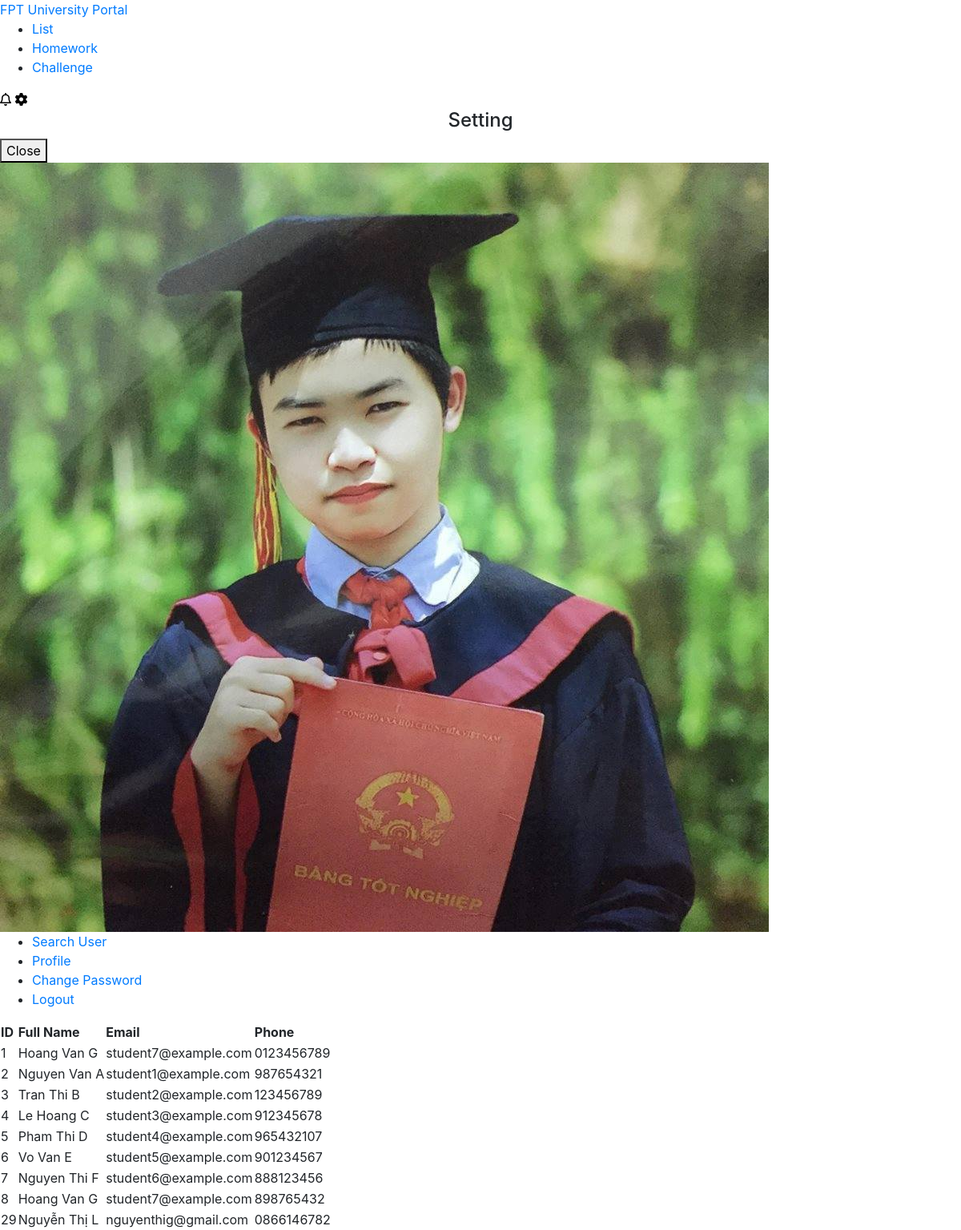
/controller/list.php (signed in), run on the app's committed database.
### tables this page shows
CREATE TABLE `student_info` (
  `id` int(11) NOT NULL primary key,
  `username` varchar(20) NOT NULL,
  `password` varchar(100) NOT NULL,
  `name` varchar(50) NOT NULL,
  `email` varchar(30) NOT NULL,
  `phoneNumber` varchar(20) DEFAULT NULL,
  `imgProfile` varchar(100) DEFAULT NULL
);

### dal/DAO.php (called while the page is built, shortened)
<?php
include("../model/Student.php");
function getAll()
{
    include("connectDB.php");
    $sql = "SELECT * FROM student_info";
    $result = $conn->query($sql);
    $students = array();
    if ($result->num_rows > 0) {
        while ($row = $result->fetch_assoc()) {
            $student = new Student($row["id"], $row["username"], $row["password"], $row["name"], $row["email"], $row["phoneNumber"], $row["imgProfile"], "student");
            array_push($students, $student);
        }
    }
    return $students;
}
?>

### model/Student.php (called while the page is built, shortened)
<?php
    class Student{
        function __construct($id, $username, $password, $fullName, $email, $phoneNumber, $imgProfile, $type){
            $this->id = $id;
            $this->fullName = $fullName;
            $this->email = $email;
            $this->phoneNumber = $phoneNumber;
        }
    }
?>

### controller/list.php (the view, shortened to what this page needs)
<?php
include("../dal/DAO.php");
?>
<!DOCTYPE html>
<html lang="en">
<head>
    <link rel="stylesheet" href="../../font-end/css/style.css">
    <link rel="stylesheet" href="../../font-end/css/header.css">
    <link rel="stylesheet" href="../../font-end/css/search.css">
    <link rel="stylesheet" href="https://cdnjs.cloudflare.com/ajax/libs/font-awesome/6.4.0/css/all.min.css" />
    <link rel="stylesheet" href="https://cdnjs.cloudflare.com/ajax/libs/font-awesome/6.4.0/css/fontawesome.min.css" />
    <link rel="stylesheet" href="https://cdn.jsdelivr.net/npm/bootstrap@4.3.1/dist/css/bootstrap.min.css">
    <link rel="stylesheet" href="https://cdn.jsdelivr.net/npm/bootstrap@4.6.2/dist/css/bootstrap.min.css">
</head>
<body>
    <?php include('header.php') ?>
    <?php
    $students = getAll();
    if ($students !== null) {
        echo "<table>
                <tr>
                    <th>ID</th>
                    <th>Full Name</th>
                    <th>Email</th>
                    <th>Phone</th>";
        echo "</tr>";
        foreach ($students as $student) {
            echo "<tr>
                    <td>{$student->id}</td>
                    <td>{$student->fullName}</td>
                    <td>{$student->email}</td>
                    <td>{$student->phoneNumber}</td>";
            echo "</tr>";
        }
        echo "</table>";
    }
    ?>
</body>
</html>

### controller/header.php (shortened to what this page needs)
<header>
    <nav class="nav-bar">
        <div class="logo">
            <a class="home" href="studentWebsite.php">FPT University Portal</a>
        </div>
        <ul class="nav-links">
            <li><a href="list.php">List</a></li>
            <li><a href="homework.php">Homework</a></li>
            <li><a href="challenge.php">Challenge</a></li>
        </ul>
        <div class="nav-icons">
            <i class="fa-regular fa-bell" style="color: #000000;"></i>
            <i onclick="open_modal()" class="fa-solid fa-gear" style="color:#000000"></i>
        </div>
        <div class="overlay">
            <div class="overlay-model">
                <h4 class="title" style="text-align: center;">Setting</h4>
                <button onclick="close_modal()">
                    Close
                </button>
            </div>
        </div>
        <?php
        if (isset($_SESSION['account'])) {
            echo '<div class="profile-icon">
                <img src="../image/' . $_SESSION['account']->imgProfile . '" alt="Profile Image">
                <div class="dropdown">
                    <ul>
                    <li><a href="search.php">Search User</a></li>
                    <li><a href="Profile.php">Profile</a></li>
                    <li><a href="changepass.php">Change Password</a></li>
                    <li><a href="logout.php">Logout</a></li>
                        </ul>
                    </div>
                </div>';
        }
        ?>
    </nav>
</header>

### data on the page
student_info: id "1", name "Hoang Van G", email "student7@example.com", phoneNumber "0123456789"
student_info: id "2", name "Nguyen Van A", email "student1@example.com", phoneNumber "987654321"
student_info: id "3", name "Tran Thi B", email "student2@example.com", phoneNumber "123456789"
student_info: id "4", name "Le Hoang C", email "student3@example.com", phoneNumber "912345678"
student_info: id "5", name "Pham Thi D", email "student4@example.com", phoneNumber "965432107"
student_info: id "6", name "Vo Van E", email "student5@example.com", phoneNumber "901234567"
student_info: id "7", name "Nguyen Thi F", email "student6@example.com", phoneNumber "888123456"
student_info: id "8", name "Hoang Van G", email "student7@example.com", phoneNumber "898765432"
student_info: id "29", name "Nguyễn Thị L", email "nguyenthig@gmail.com", phoneNumber "0866146782"
